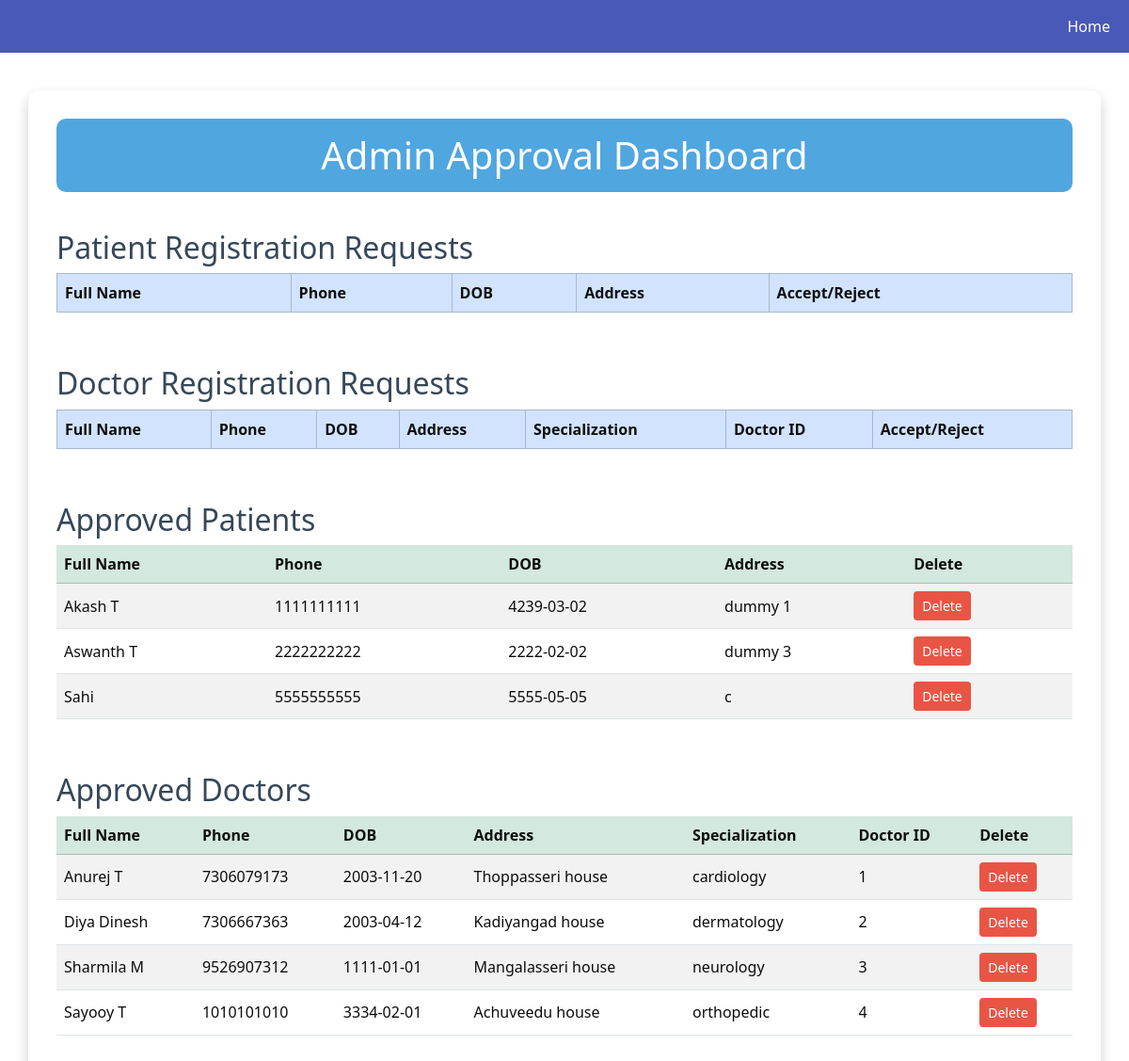
The app's page /adminlogged (signed in), older data.
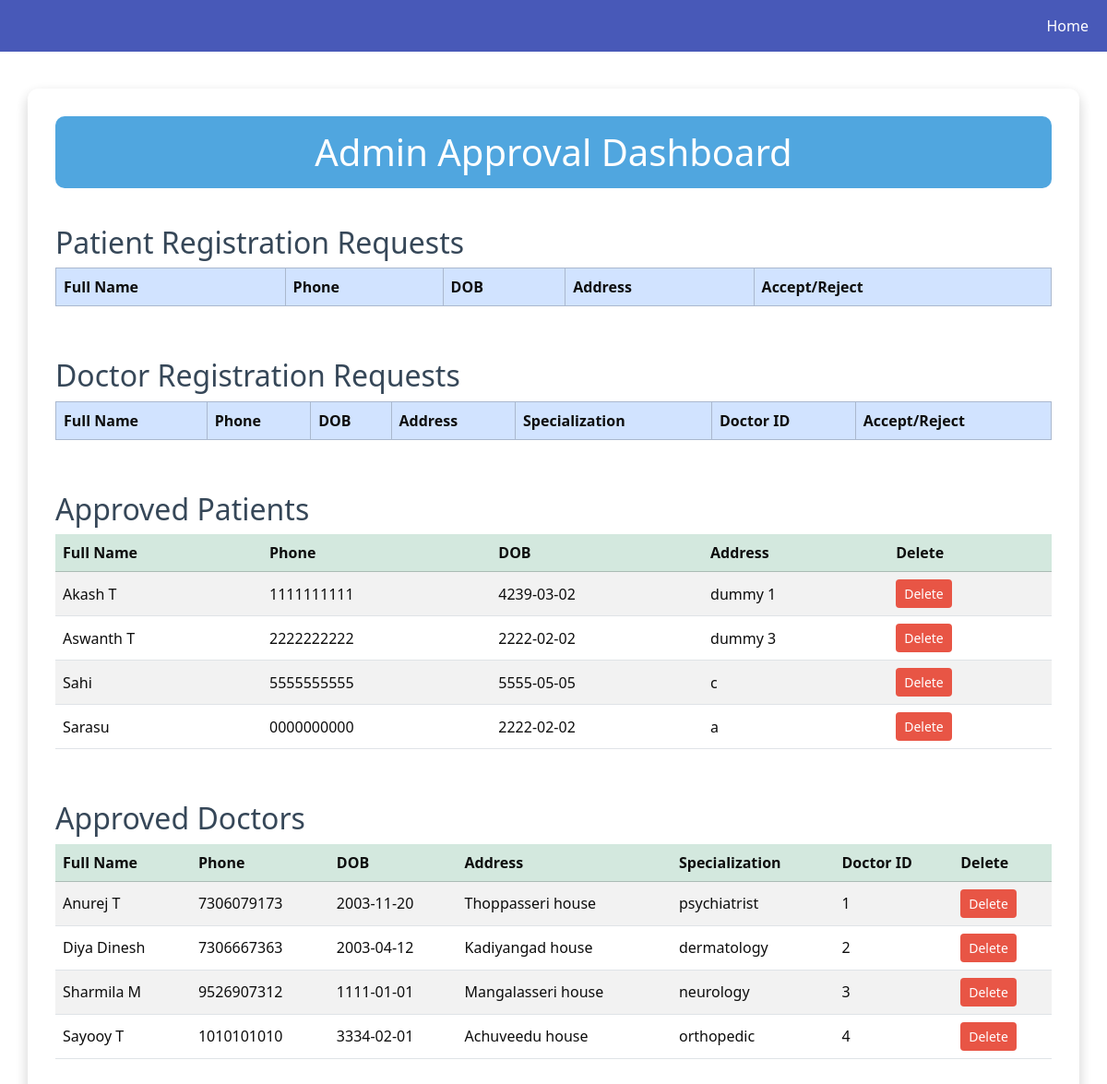
The same page, newer data.
### models.py (models this page shows)
class Patient(db.Model):
    id = db.Column(db.Integer, primary_key = True)
    full_name = db.Column(db.String())
    phone_no = db.Column(db.String(), unique = True, nullable = False)
    dob = db.Column(db.Date)
    address = db.Column(db.String())
    password = db.Column(db.String())
    is_approved = db.Column(db.Boolean(), default = False)
    appointments = db.relationship('Appointment', backref = 'patient')

class Doctor(db.Model):
    id = db.Column(db.Integer, primary_key = True)
    full_name = db.Column(db.String())
    phone_no = db.Column(db.String(), unique = True, nullable = False)
    dob = db.Column(db.Date)
    address = db.Column(db.String())
    password = db.Column(db.String())
    doct_id = db.Column(db.String(), unique = True)
    specialization = db.Column(db.String())
    is_approved = db.Column(db.Boolean, default = False)
    appointments = db.relationship('Appointment', backref='doctor')

### app.py (the view)
@app.route('/adminlogged')
def admin_logged():
    if not session.get('admin_logged_in'):
        return redirect('logadmin')
    pending_patients = Patient.query.filter_by(is_approved = False).all()
    approved_patients = Patient.query.filter_by(is_approved = True).all()
    pending_doctors = Doctor.query.filter_by(is_approved = False).all()
    approved_doctors = Doctor.query.filter_by(is_approved = True).all()
    return render_template('adminlogged.html', doctors = pending_doctors, approved_doctors = approved_doctors, patients = pending_patients, approved_patients = approved_patients)

### templates/adminlogged.html (shortened to what this page needs)
<!DOCTYPE html>
<html lang="en">
<head>
    <link href="https://cdn.jsdelivr.net/npm/bootstrap@5.3.3/dist/css/bootstrap.min.css" rel="stylesheet">
</head>
<body>
    <nav class="navbar navbar-expand-lg navbar-dark" style="background-color: #3f51b5;">
        <div class="container-fluid">
            <div class="collapse navbar-collapse" id="navbarNav">
                <ul class="navbar-nav ms-auto">
                    <li class="nav-item">
                        <a class="nav-link active" href="/">Home</a>
                    </li>
                </ul>
            </div>
        </div>
    </nav>
    <div class="container dashboard-container">
        <h1>Admin Approval Dashboard</h1>
        <h2>Patient Registration Requests</h2>
        <div class="table-responsive">
            <table class="table table-bordered table-hover align-middle">
                <thead class="table-primary">
                    <tr>
                        <th>Full Name</th>
                        <th>Phone</th>
                        <th>DOB</th>
                        <th>Address</th>
                        <th>Accept/Reject</th>
                    </tr>
                </thead>
            </table>
        </div>
        <h2>Doctor Registration Requests</h2>
        <div class="table-responsive">
            <table class="table table-bordered table-hover align-middle">
                <thead class="table-primary">
                    <tr>
                        <th>Full Name</th>
                        <th>Phone</th>
                        <th>DOB</th>
                        <th>Address</th>
                        <th>Specialization</th>
                        <th>Doctor ID</th>
                        <th>Accept/Reject</th>
                    </tr>
                </thead>
            </table>
        </div>
        <h2>Approved Patients</h2>
        <div class="table-responsive">
            <table class="table table-striped align-middle">
                <thead class="table-success">
                    <tr>
                        <th>Full Name</th>
                        <th>Phone</th>
                        <th>DOB</th>
                        <th>Address</th>
                        <th>Delete</th>
                    </tr>
                </thead>
                <tbody>
                    {% for patient in approved_patients %}
                    <tr>
                        <td>{{ patient.full_name }}</td>
                        <td>{{ patient.phone_no }}</td>
                        <td>{{ patient.dob }}</td>
                        <td>{{ patient.address }}</td>
                        <td>
                            <form action="/delete_patient/{{ patient.id }}" method="POST" class="d-inline">
                                <button type="submit" class="btn btn-sm btn-delete" onclick="return confirm('Are you sure to delete?')">Delete</button>
                            </form>
                        </td>
                    </tr>
                    {% endfor %}
                </tbody>
            </table>
        </div>
        <h2>Approved Doctors</h2>
        <div class="table-responsive">
            <table class="table table-striped align-middle">
                <thead class="table-success">
                    <tr>
                        <th>Full Name</th>
                        <th>Phone</th>
                        <th>DOB</th>
                        <th>Address</th>
                        <th>Specialization</th>
                        <th>Doctor ID</th>
                        <th>Delete</th>
                    </tr>
                </thead>
                <tbody>
                    {% for doctor in approved_doctors %}
                    <tr>
                        <td>{{ doctor.full_name }}</td>
                        <td>{{ doctor.phone_no }}</td>
                        <td>{{ doctor.dob }}</td>
                        <td>{{ doctor.address }}</td>
                        <td>{{ doctor.specialization }}</td>
                        <td>{{ doctor.doct_id }}</td>
                        <td>
                            <form action="/delete_doctor/{{ doctor.id }}" method="POST" class="d-inline">
                                <button type="submit" class="btn btn-sm btn-delete" onclick="return confirm('Are you sure to delete?')">Delete</button>
                            </form>
                        </td>
                    </tr>
                    {% endfor %}
                </tbody>
            </table>
        </div>
    </div>
</body>
</html>

### templates/adminlogged.html (style rules this page uses)
body { background-image: url('https://images.pexels.com/photos/40568/medical-appointment-doctor-healthcare-40568.jpeg?auto=compress&cs=tinysrgb&dpr=2&h=1080&w=1920'); background-size: cover; background-position: center; background-repeat: no-repeat; background-attachment: fixed; opacity: 0.95; }
.dashboard-container { background-color: rgba(255, 255, 255, 0.95); border-radius: 12px; padding: 30px; margin-top: 40px; box-shadow: 0 6px 15px rgba(0,0,0,0.2); }
h1 { background-color: rgba(52, 152, 219, 0.9); color: white; text-align: center; padding: 15px; border-radius: 10px; margin-bottom: 30px; }
h2 { color: #2c3e50; margin-top: 40px; }
table { background-color: white; }
.btn-delete { background-color: #e74c3c; color: white; }
.navbar { margin-bottom: 20px; }

Row changes from the older to the newer data that the page shows:
added Patient: full_name "Sarasu", phone_no "0000000000", dob "2222-02-02", address "a"
changed Doctor "Anurej T": specialization "cardiology" → "psychiatrist"
